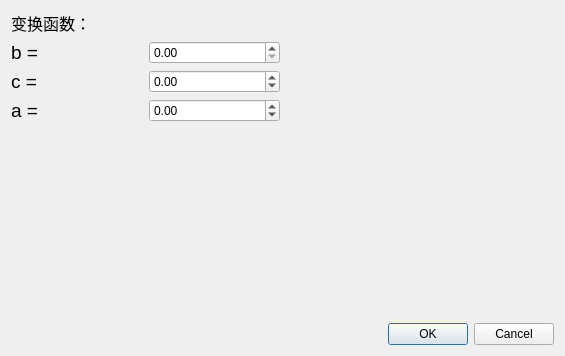
<?xml version="1.0" encoding="UTF-8"?>
<ui version="4.0">
 <class>DialogExpTransform</class>
 <widget class="QDialog" name="DialogExpTransform">
  <property name="geometry">
   <rect>
    <x>0</x>
    <y>0</y>
    <width>565</width>
    <height>356</height>
   </rect>
  </property>
  <property name="windowTitle">
   <string>Dialog</string>
  </property>
  <layout class="QGridLayout" name="gridLayout">
   <item row="0" column="0">
    <layout class="QVBoxLayout" name="verticalLayout_2">
     <item>
      <layout class="QHBoxLayout" name="horizontalLayout_5">
       <item>
        <layout class="QVBoxLayout" name="verticalLayout">
         <item>
          <layout class="QHBoxLayout" name="horizontalLayout">
           <item>
            <widget class="QLabel" name="label_2">
             <property name="text">
              <string>&lt;html&gt;&lt;head/&gt;&lt;body&gt;&lt;p&gt;&lt;span style=&quot; font-size:12pt;&quot;&gt;变换函数：&lt;/span&gt;&lt;/p&gt;&lt;/body&gt;&lt;/html&gt;</string>
             </property>
            </widget>
           </item>
           <item>
            <widget class="QLabel" name="label">
             <property name="text">
              <string/>
             </property>
             <property name="pixmap">
              <pixmap>:/img/src/fun_exp.png</pixmap>
             </property>
            </widget>
           </item>
          </layout>
         </item>
         <item>
          <layout class="QHBoxLayout" name="horizontalLayout_2">
           <item>
            <widget class="QLabel" name="label_3">
             <property name="text">
              <string>&lt;html&gt;&lt;head/&gt;&lt;body&gt;&lt;p&gt;&lt;span style=&quot; font-size:14pt;&quot;&gt;b = &lt;/span&gt;&lt;/p&gt;&lt;/body&gt;&lt;/html&gt;</string>
             </property>
            </widget>
           </item>
           <item>
            <widget class="QDoubleSpinBox" name="bDoubleSpinBox">
             <property name="maximum">
              <double>10.000000000000000</double>
             </property>
            </widget>
           </item>
          </layout>
         </item>
         <item>
          <layout class="QHBoxLayout" name="horizontalLayout_3">
           <item>
            <widget class="QLabel" name="label_4">
             <property name="text">
              <string>&lt;html&gt;&lt;head/&gt;&lt;body&gt;&lt;p&gt;&lt;span style=&quot; font-size:14pt;&quot;&gt;c = &lt;/span&gt;&lt;/p&gt;&lt;/body&gt;&lt;/html&gt;</string>
             </property>
            </widget>
           </item>
           <item>
            <widget class="QDoubleSpinBox" name="cDoubleSpinBox">
             <property name="minimum">
              <double>-2.000000000000000</double>
             </property>
             <property name="maximum">
              <double>2.000000000000000</double>
             </property>
             <property name="singleStep">
              <double>0.100000000000000</double>
             </property>
            </widget>
           </item>
          </layout>
         </item>
         <item>
          <layout class="QHBoxLayout" name="horizontalLayout_4">
           <item>
            <widget class="QLabel" name="label_5">
             <property name="text">
              <string>&lt;html&gt;&lt;head/&gt;&lt;body&gt;&lt;p&gt;&lt;span style=&quot; font-size:14pt;&quot;&gt;a = &lt;/span&gt;&lt;/p&gt;&lt;/body&gt;&lt;/html&gt;</string>
             </property>
            </widget>
           </item>
           <item>
            <widget class="QDoubleSpinBox" name="aDoubleSpinBox">
             <property name="minimum">
              <double>-50.000000000000000</double>
             </property>
             <property name="maximum">
              <double>50.000000000000000</double>
             </property>
            </widget>
           </item>
          </layout>
         </item>
         <item>
          <spacer name="verticalSpacer">
           <property name="orientation">
            <enum>Qt::Vertical</enum>
           </property>
           <property name="sizeHint" stdset="0">
            <size>
             <width>20</width>
             <height>40</height>
            </size>
           </property>
          </spacer>
         </item>
        </layout>
       </item>
       <item>
        <widget class="QCustomPlot" name="customPlot" native="true"/>
       </item>
      </layout>
     </item>
     <item>
      <layout class="QHBoxLayout" name="horizontalLayout_6">
       <item>
        <spacer name="horizontalSpacer">
         <property name="orientation">
          <enum>Qt::Horizontal</enum>
         </property>
         <property name="sizeHint" stdset="0">
          <size>
           <width>40</width>
           <height>20</height>
          </size>
         </property>
        </spacer>
       </item>
       <item>
        <widget class="QDialogButtonBox" name="buttonBox">
         <property name="orientation">
          <enum>Qt::Horizontal</enum>
         </property>
         <property name="standardButtons">
          <set>QDialogButtonBox::Cancel|QDialogButtonBox::Ok</set>
         </property>
        </widget>
       </item>
      </layout>
     </item>
    </layout>
   </item>
  </layout>
 </widget>
 <customwidgets>
  <customwidget>
   <class>QCustomPlot</class>
   <extends>QWidget</extends>
   <header location="global">qcustomplot.h</header>
   <container>1</container>
  </customwidget>
 </customwidgets>
 <resources/>
 <connections>
  <connection>
   <sender>buttonBox</sender>
   <signal>accepted()</signal>
   <receiver>DialogExpTransform</receiver>
   <slot>accept()</slot>
   <hints>
    <hint type="sourcelabel">
     <x>248</x>
     <y>254</y>
    </hint>
    <hint type="destinationlabel">
     <x>157</x>
     <y>274</y>
    </hint>
   </hints>
  </connection>
  <connection>
   <sender>buttonBox</sender>
   <signal>rejected()</signal>
   <receiver>DialogExpTransform</receiver>
   <slot>reject()</slot>
   <hints>
    <hint type="sourcelabel">
     <x>316</x>
     <y>260</y>
    </hint>
    <hint type="destinationlabel">
     <x>286</x>
     <y>274</y>
    </hint>
   </hints>
  </connection>
 </connections>
</ui>
